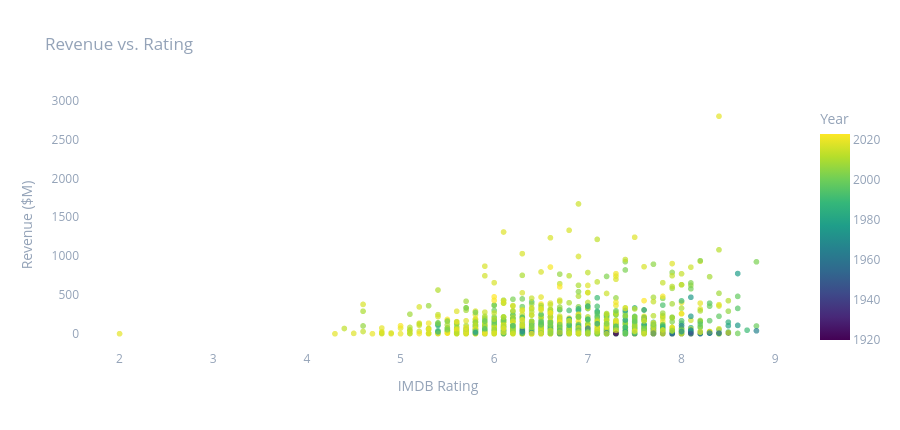

Write notebook code for a chart like this one.
### Markdown cell above
### 3. Revenue vs Rating

### Code cell
# Compute release_year from release_date if not already present
if "release_year" not in df_model.columns:
    df_model["release_year"] = pd.to_datetime(df_model["release_date"], errors="coerce").dt.year.fillna(0).astype(int)

if "revenue" in df_model.columns:
    rev_df = df_model[df_model["revenue"] > 1_000_000].copy()
    rev_df["revenue_m"] = rev_df["revenue"] / 1_000_000

    fig8 = px.scatter(
        rev_df.sample(min(2000, len(rev_df)), random_state=42),
        x=rating_col, y="revenue_m",
        color="release_year",
        color_continuous_scale="Viridis",
        title="Revenue vs. Rating",
        labels={rating_col: "IMDB Rating", "revenue_m": "Revenue ($M)", "release_year": "Year"},
        hover_data=["title"],
        opacity=0.7,
        size_max=8,
    )
    fig8.update_layout(height=430, plot_bgcolor="rgba(0,0,0,0)", paper_bgcolor="rgba(0,0,0,0)", font=dict(color="#94a3b8"))
    fig8.show()

### Figure 1 — Plotly figure (JSON) as saved in the notebook; plotly's stock layout.template omitted (floating-point values rounded to 4 significant figures; data arrays with more than 128 entries replaced by an {"elided": "..."} marker saying what was removed)
{"data": [{"customdata": {"elided": "2000x1 str values"}, "hovertemplate": "IMDB Rating=%{x}<br>Revenue ($M)=%{y}<br>title=%{customdata[0]}<br>Year=%{marker.color}<extra></extra>", "legendgroup": "", "marker": {"color": {"elided": "2000 int values"}, "coloraxis": "coloraxis", "opacity": 0.7, "symbol": "circle"}, "mode": "markers", "name": "", "showlegend": false, "type": "scattergl", "x": {"elided": "2000 float values"}, "xaxis": "x", "y": {"elided": "2000 float values"}, "yaxis": "y"}], "layout": {"coloraxis": {"colorbar": {"title": {"text": "Year"}}, "colorscale": [[0, "#440154"], [0.1111, "#482878"], [0.2222, "#3e4989"], [0.3333, "#31688e"], [0.4444, "#26828e"], [0.5556, "#1f9e89"], [0.6667, "#35b779"], [0.7778, "#6ece58"], [0.8889, "#b5de2b"], [1, "#fde725"]]}, "font": {"color": "#94a3b8"}, "height": 430, "legend": {"tracegroupgap": 0}, "paper_bgcolor": "rgba(0,0,0,0)", "plot_bgcolor": "rgba(0,0,0,0)", "title": {"text": "Revenue vs. Rating"}, "xaxis": {"anchor": "y", "domain": [0, 1], "title": {"text": "IMDB Rating"}}, "yaxis": {"anchor": "x", "domain": [0, 1], "title": {"text": "Revenue ($M)"}}}}
